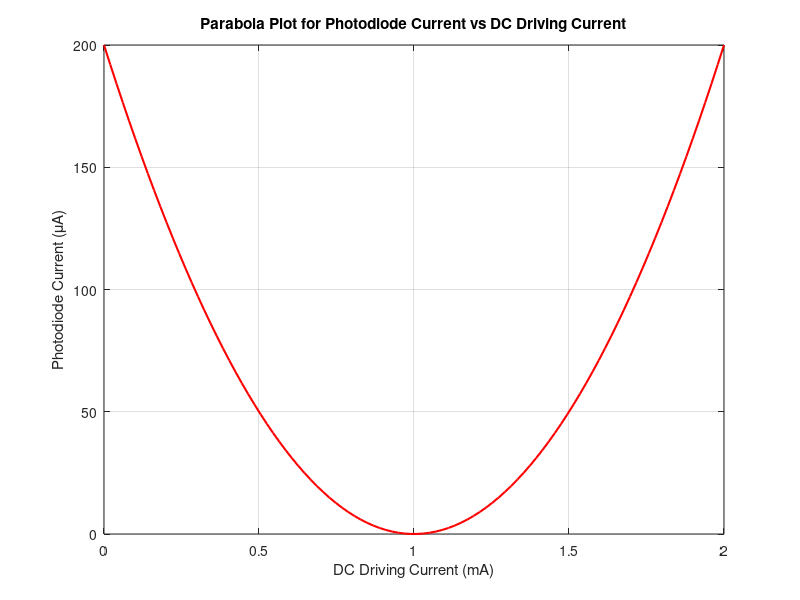

The MATLAB script that drew this image:


a = 200;            % Parabolic shape parameter
h = 1;           % Horizontal shift
k = 0;       % Vertical shift
IDC_min = 0;      % Minimum DC driving current
IDC_max = 2;     % Maximum DC driving current
num_points = 100; % Number of points in the plot


IDC_values = linspace(IDC_min, IDC_max, num_points);


IPD_values = a * (IDC_values - h).^2 + k;


figure;
plot(IDC_values, IPD_values, 'r', 'LineWidth', 1.5);
grid on;
xlabel('DC Driving Current (mA)');
ylabel('Photodiode Current (\muA)');
title('Parabola Plot for Photodiode Current vs DC Driving Current');


disp('DC Driving Current (IDC) values:');
disp(IDC_values);
